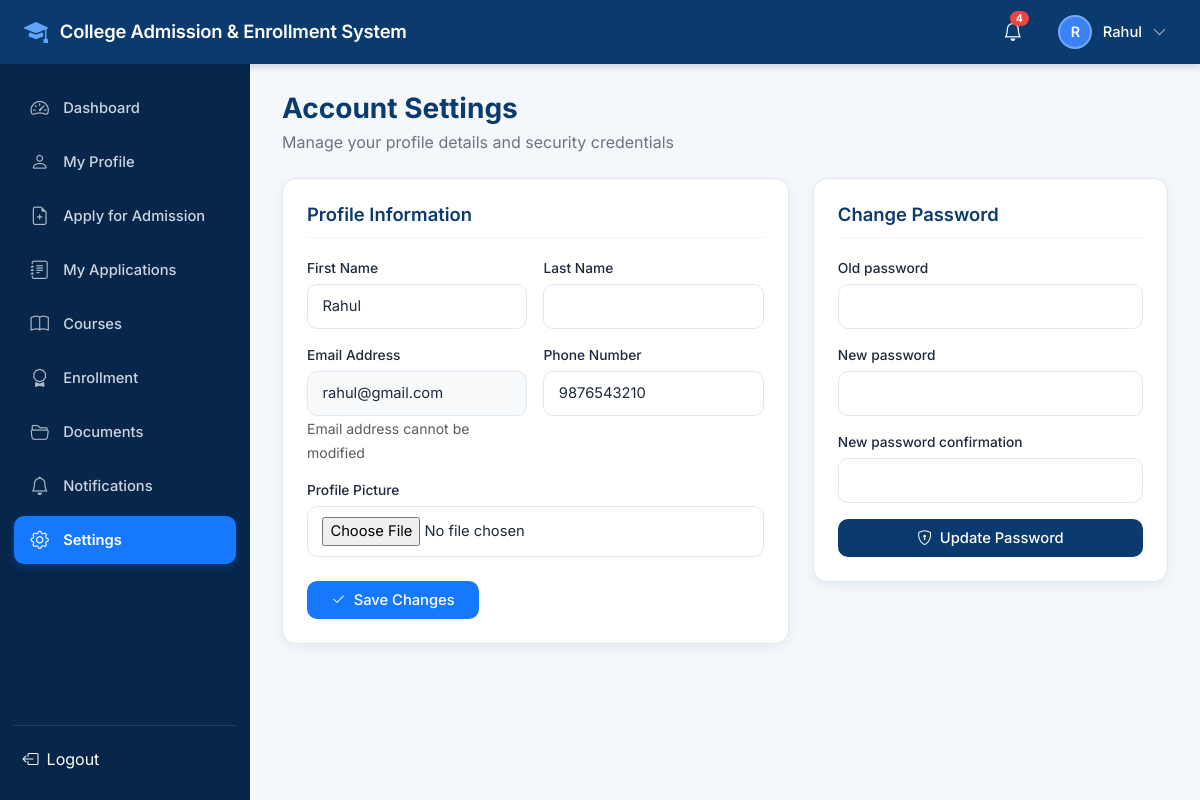
Page /settings/ (signed in) on the committed database.
### accounts/models.py (models this page shows, shortened)
class User(AbstractUser):
    ROLE_CHOICES = (
        ('ADMIN', 'Admin'),
        ('STUDENT', 'Student'),
    )
    role = models.CharField(max_length=20, choices=ROLE_CHOICES, default='STUDENT')
    email = models.EmailField(unique=True)
    phone_number = models.CharField(max_length=20, blank=True, null=True)
    profile_picture = models.ImageField(upload_to='profiles/', blank=True, null=True)
    created_at = models.DateTimeField(auto_now_add=True)
    updated_at = models.DateTimeField(auto_now=True)
    USERNAME_FIELD = 'email'
    REQUIRED_FIELDS = ['username', 'first_name', 'last_name']
    @property
    def is_student(self):
        return self.role == 'STUDENT'
    @property
    def is_admin_user(self):
        return self.role == 'ADMIN' or self.is_staff or self.is_superuser
    @property
    def full_name(self):
        name = f"{self.first_name} {self.last_name}".strip()
        return name if name else self.username

### accounts/views.py (the view, shortened to what this page needs)
# urls.py: path('settings/', views.settings_view, name='settings'),
@login_required
def settings_view(request):
    profile_form = ProfileUpdateForm(instance=request.user)
    password_form = PasswordChangeForm(user=request.user)
    return render(request, 'accounts/settings.html', {
        'profile_form': profile_form,
        'password_form': password_form,
    })

### accounts/forms.py
class ProfileUpdateForm(forms.ModelForm):
    first_name = forms.CharField(
        required=True,
        widget=forms.TextInput(attrs={'class': 'form-control-custom'})
    )
    last_name = forms.CharField(
        required=False,
        widget=forms.TextInput(attrs={'class': 'form-control-custom'})
    )
    phone_number = forms.CharField(
        required=False,
        widget=forms.TextInput(attrs={'class': 'form-control-custom'})
    )
    profile_picture = forms.ImageField(
        required=False,
        widget=forms.FileInput(attrs={'class': 'form-control-custom'})
    )
    class Meta:
        model = User
        fields = ['first_name', 'last_name', 'phone_number', 'profile_picture']

### notifications/context_processors.py (called while the page is built)
def notification_context(request):
    if request.user.is_authenticated:
        unread_count = Notification.objects.filter(recipient=request.user, is_read=False).count()
        recent_notifications = Notification.objects.filter(recipient=request.user)[:5]
        return {
            'unread_notifications_count': unread_count,
            'recent_notifications': recent_notifications,
        }
    return {
        'unread_notifications_count': 0,
        'recent_notifications': [],
    }

### templates/accounts/settings.html (shortened to what this page needs)
{% extends 'base.html' %}
{% load static %}
{% block content %}
<div class="mb-4">
  <h3 class="fw-bold mb-1" style="color: #0B3A6E;">Account Settings</h3>
  <p class="text-secondary mb-0">Manage your profile details and security credentials</p>
</div>
<div class="row g-4">
  <div class="col-lg-7">
    <div class="card-custom">
      <div class="card-custom-header">
        <h5 class="card-title-custom">Profile Information</h5>
      </div>
      <form method="post" enctype="multipart/form-data">
        <div class="row g-3 mb-3">
          <div class="col-md-6">
            <label class="form-label-custom">First Name</label>
            {{ profile_form.first_name }}
          </div>
          <div class="col-md-6">
            <label class="form-label-custom">Last Name</label>
            {{ profile_form.last_name }}
          </div>
        </div>
        <div class="row g-3 mb-3">
          <div class="col-md-6">
            <label class="form-label-custom">Email Address</label>
            <input type="text" class="form-control-custom bg-light" value="{{ user.email }}" disabled>
            <small class="text-muted">Email address cannot be modified</small>
          </div>
          <div class="col-md-6">
            <label class="form-label-custom">Phone Number</label>
            {{ profile_form.phone_number }}
          </div>
        </div>
        <div class="mb-4">
          <label class="form-label-custom">Profile Picture</label>
          {{ profile_form.profile_picture }}
        </div>
        <button type="submit" class="btn btn-primary-custom py-2 px-4">
          <i class="bi bi-check2"></i> Save Changes
        </button>
      </form>
    </div>
  </div>
  <div class="col-lg-5">
    <div class="card-custom">
      <div class="card-custom-header">
        <h5 class="card-title-custom">Change Password</h5>
      </div>
      <form method="post">
        {% for field in password_form %}
          <div class="mb-3">
            <label class="form-label-custom">{{ field.label }}</label>
            <input type="password" name="{{ field.name }}" class="form-control-custom" id="id_{{ field.name }}">
          </div>
        {% endfor %}
        <button type="submit" class="btn btn-navy-custom py-2 px-4 w-100">
          <i class="bi bi-shield-lock"></i> Update Password
        </button>
      </form>
    </div>
  </div>
</div>
{% endblock %}

### templates/base.html (shortened to what this page needs)
{% load static %}
<!DOCTYPE html>
<html lang="en">
<head>
  <link href="https://cdn.jsdelivr.net/npm/bootstrap@5.3.3/dist/css/bootstrap.min.css" rel="stylesheet">
  <link rel="stylesheet" href="https://cdn.jsdelivr.net/npm/bootstrap-icons@1.11.3/font/bootstrap-icons.min.css">
  <link rel="stylesheet" href="{% static 'css/style.css' %}">
</head>
<body>
  <header class="portal-header">
    <div class="d-flex align-items-center gap-3">
      <a href="{% if user.is_authenticated %}{% if user.is_admin_user %}{% url 'accounts:admin_dashboard' %}{% else %}{% url 'students:dashboard' %}{% endif %}{% else %}{% url 'accounts:home' %}{% endif %}" class="portal-brand text-decoration-none">
        <i class="bi bi-mortarboard-fill"></i>
        <span>College Admission & Enrollment System</span>
      </a>
    </div>
    <div class="portal-header-right">
      {% if user.is_authenticated %}
        <div class="dropdown">
          <button class="notification-bell-btn" id="notifDropdown" data-bs-toggle="dropdown" aria-expanded="false" title="Notifications">
            <i class="bi bi-bell"></i>
            {% if unread_notifications_count > 0 %}
              <span class="notification-badge">{{ unread_notifications_count }}</span>
            {% endif %}
          </button>
        </div>
        <div class="dropdown">
          <button class="header-user-btn" id="userMenuDropdown" data-bs-toggle="dropdown" aria-expanded="false">
            <div class="header-avatar">
              {% if user.profile_picture %}
                <img src="{{ user.profile_picture.url }}" alt="{{ user.full_name }}" class="w-100 h-100 rounded-circle">
              {% else %}
                {{ user.first_name|first|default:user.username|first|upper }}
              {% endif %}
            </div>
            <span class="header-user-name d-none d-sm-inline">{{ user.full_name|default:user.username }}</span>
            <i class="bi bi-chevron-down small opacity-75"></i>
          </button>
        </div>
      {% endif %}
    </div>
  </header>
  {% if user.is_authenticated %}
    <div class="portal-layout">
      <aside class="portal-sidebar">
        <ul class="sidebar-menu">
          {% if user.is_student %}
            <li class="sidebar-item {% if request.resolver_match.view_name == 'students:dashboard' %}active{% endif %}">
              <a href="{% url 'students:dashboard' %}"><i class="bi bi-speedometer2"></i> Dashboard</a>
            </li>
            <li class="sidebar-item {% if request.resolver_match.view_name == 'students:profile' %}active{% endif %}">
              <a href="{% url 'students:profile' %}"><i class="bi bi-person"></i> My Profile</a>
            </li>
            <li class="sidebar-item {% if request.resolver_match.view_name == 'admissions:apply' %}active{% endif %}">
              <a href="{% url 'admissions:apply' %}"><i class="bi bi-file-earmark-plus"></i> Apply for Admission</a>
            </li>
            <li class="sidebar-item {% if 'my_applications' in request.resolver_match.view_name or 'application_detail' in request.resolver_match.view_name %}active{% endif %}">
              <a href="{% url 'admissions:my_applications' %}"><i class="bi bi-journal-text"></i> My Applications</a>
            </li>
            <li class="sidebar-item {% if 'courses' in request.resolver_match.app_name and not user.is_admin_user %}active{% endif %}">
              <a href="{% url 'courses:list' %}"><i class="bi bi-book"></i> Courses</a>
            </li>
            <li class="sidebar-item {% if 'enrollments' in request.resolver_match.app_name %}active{% endif %}">
              <a href="{% url 'enrollments:my_enrollments' %}"><i class="bi bi-award"></i> Enrollment</a>
            </li>
            <li class="sidebar-item {% if 'documents' in request.resolver_match.app_name %}active{% endif %}">
              <a href="{% url 'documents:list' %}"><i class="bi bi-folder2-open"></i> Documents</a>
            </li>
            <li class="sidebar-item {% if 'notifications' in request.resolver_match.app_name %}active{% endif %}">
              <a href="{% url 'notifications:list' %}"><i class="bi bi-bell"></i> Notifications</a>
            </li>
            <li class="sidebar-item {% if request.resolver_match.view_name == 'accounts:settings' %}active{% endif %}">
              <a href="{% url 'accounts:settings' %}"><i class="bi bi-gear"></i> Settings</a>
            </li>
          {% endif %}
        </ul>
        <div class="sidebar-footer">
          <form action="{% url 'accounts:logout' %}" method="post">
            <button type="submit" class="btn btn-link text-white text-decoration-none w-100 text-start p-2 d-flex align-items-center gap-2 rounded hover-bg">
              <i class="bi bi-box-arrow-left"></i> Logout
            </button>
          </form>
        </div>
      </aside>
      <main class="portal-content">
        {% block content %}{% endblock %}
      </main>
    </div>
  {% else %}
    <main class="flex-grow-1">
      {% block public_content %}{% endblock %}
    </main>
  {% endif %}
</body>
</html>

### rows in the picture
User: first_name|first "R", full_name "Rahul", first_name "Rahul", email "rahul@gmail.com", phone_number "9876543210"

### other values in the picture
{{ unread_notifications_count }} "4"
{{ field.label }} "Old password" "New password" "New password confirmation"
